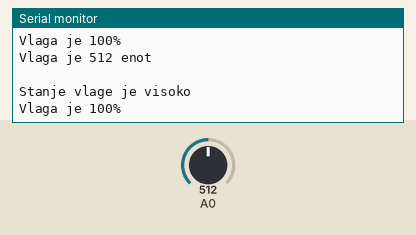
Simulated run of this sketch. Board: Arduino Uno, built with avr-gcc and run on an emulated ATmega328P. Parts: the last lines printed to the serial monitor. The test bench sets the inputs (shaded band); at power-on: A0 = 512.

Above: at 1.2 s.
1.3 s: A0 set to 122
At 3.5 s:
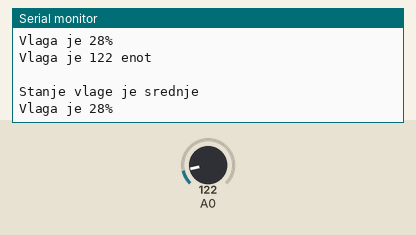
5.3 s: A0 set to 31
At 6.4 s:
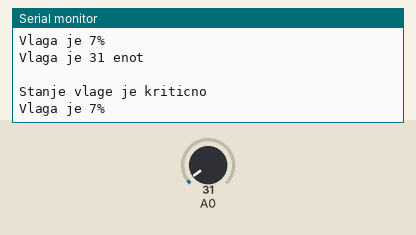
Timing chart, 0 to 8.3 s (numbered marks = the images above; inputs shaded):
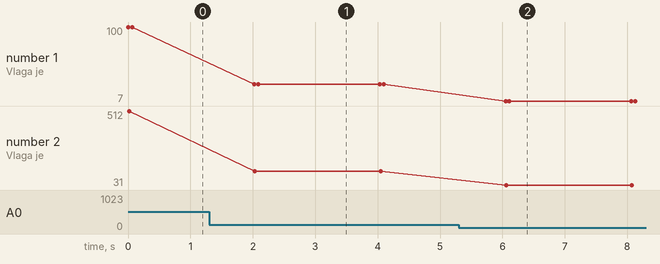

The sketch:

Soil_Moisture_Code_3PIN.ino
```cpp
void setup() {
  Serial.begin(9600);
}

void loop() {
  int vrednostSenzorja = analogRead(A0); // vhod , v katerga je priključen senzor
  int procentVlage = map(vrednostSenzorja, 450, 0, 100, 0); //450 je max vrednost, ko je 100% in 0 min vrednost, ko je 0%

 if(vrednostSenzorja>=450) //if pogoj, ki fiksira, vlažnost na 100%, če dobi vrednost nad 450, kar je avtomatsko max vlažnost

    {
      procentVlage = 100; //procent vlaznosti nastavimo na 100%
    }

  Serial.println(" "); //prazna vrsta

 // Izpis vlage v %
 Serial.print("Vlaga je ");
 Serial.print(procentVlage);
 Serial.println("%");

// Izpis vlage v enotah od 0 do 1018
  Serial.print("Vlaga je ");
  Serial.print(analogRead(A0));
  Serial.println(" enot");

  Serial.println(" "); //prazna vrsta

// Izpis vlage, ko je stanje kriticno oz. ko je pod 20% vlaznosti
  if (procentVlage<=20)
  {
  Serial.println("Stanje vlage je kriticno ");
  //Serial.print(analogRead(A0));
  Serial.print("Vlaga je ");
  Serial.print(procentVlage);
  Serial.println("%");
  }

// Izpis vlage, ko je stanje srednje oz. ko je nad 21% in pod 40% vlaznosti
  if (procentVlage>=21 & procentVlage<=40)
  {
  Serial.println("Stanje vlage je srednje ");
  //Serial.print(analogRead(A0));
  Serial.print("Vlaga je ");
  Serial.print(procentVlage);
  Serial.println("%");
  }

// Izpis vlage, ko je stanje visoko oz. ko je nad 41% vlaznosti
  if (procentVlage>=41)
  {
  Serial.println("Stanje vlage je visoko ");
  //Serial.print(analogRead(A0));
  Serial.print("Vlaga je ");
  Serial.print(procentVlage);
  Serial.println("%");
  }

  delay(2000); // 2 sekundi pavze
}
```

Measured:
- after the input at 1.3 s, the serial monitor: prints a new line after 0.72 s (image 1)
- after the input at 5.3 s, the serial monitor: prints a new line after 0.75 s (image 2)
- plotted number 1: 100 → 28 after the input at 1.3 s, 28 → 7 after the input at 5.3 s
- plotted number 2: 512 → 122 after the input at 1.3 s, 122 → 31 after the input at 5.3 s
